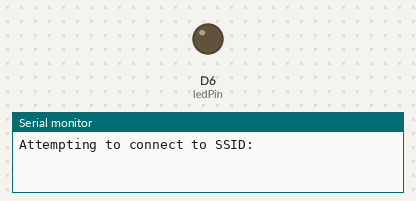
A sketch run on a simulated Arduino MKR. Shown: output pins drawn as LEDs (lit = HIGH), the last lines printed to the serial monitor. WiFi joins after 1.5 s; servers stay silent unless stated; not simulated (calls return 0 or success): arduino_secrets.h.

Above: at 0.1 s.
At 40.1 s:
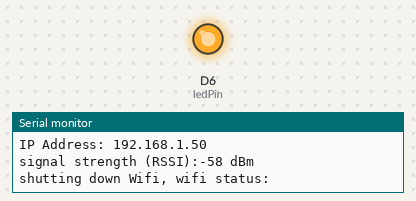
Timing chart, 0 to 121.5 s (numbered marks = the images above):
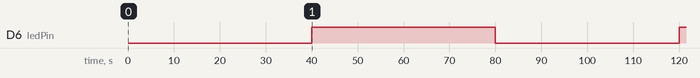

Measured:
- by itself, D6 (ledPin): LOW → HIGH at 40.0 s, → LOW 40.0 s later, → HIGH 40.0 s later

The sketch:

wifi-ble-draft01.ino
```cpp
/*
  WiFi Web Server

 A simple web server that shows the value of the analog input pins.

 This example is written for a network using WPA encryption. For
 WEP or WPA, change the Wifi.begin() call accordingly.

 Circuit:
 * Analog inputs attached to pins A0 through A5 (optional)

 created 13 July 2010
 by dlf (Metodo2 srl)
 modified 31 May 2012
 by Tom Igoe

 */


#include <ArduinoBLE.h>
#include <SPI.h>
#include <WiFiNINA.h>
#include "utility/wifi_drv.h"
#include "arduino_secrets.h"


#include "arduino_secrets.h"
///////please enter your sensitive data in the Secret tab/arduino_secrets.h
char ssid[] = SECRET_SSID;        // your network SSID (name)
char pass[] = SECRET_PASS;    // your network password (use for WPA, or use as key for WEP)


int keyIndex = 0;                 // your network key Index number (needed only for WEP)
int status = WL_IDLE_STATUS;
int myInterval=40000;  // 1000 = wait 1 second
unsigned long myOldTme=0;
const int ledPin = LED_BUILTIN; // set ledPin to on-board LED

WiFiServer server(80);

void setup() {
  pinMode(ledPin, OUTPUT);
  //Initialize serial and wait for port to open:
  Serial.begin(9600);
  while (!Serial) {
    ; // wait for serial port to connect. Needed for native USB port only
  }

  // check for the WiFi module:
  if (WiFi.status() == WL_NO_MODULE) {
    Serial.println("Communication with WiFi module failed!");
    // don't continue
    while (true);
  }

  String fv = WiFi.firmwareVersion();
  if (fv < WIFI_FIRMWARE_LATEST_VERSION) {
    Serial.println("Please upgrade the firmware");
  }

  setupWifi();

}


void loop() {

  myWifi();
  unsigned long myNewTime = millis();
  if ((unsigned long)(myNewTime - myOldTme) >= myInterval) {
    myOldTme = myNewTime;
    digitalWrite(ledPin, !digitalRead(ledPin)); // Toggle the LED on Pin 13 most boards
    Serial.println("shutting down Wifi, wifi status:");
    WiFi.end();
   // status= ;
   // Serial.println(status);
    delay(2000);

    Serial.print("Starting Wifi, wifi status:");
    status = WiFi.begin(ssid, pass);
    server.begin();
    Serial.println(status);

   }

}


void setupWifi(){
    // attempt to connect to Wifi network:
  while (status != WL_CONNECTED) {
    Serial.print("Attempting to connect to SSID: ");
    Serial.println(ssid);
    // Connect to WPA/WPA2 network. Change this line if using open or WEP network:
    status = WiFi.begin(ssid, pass);

    // wait 3 default 10 seconds for connection:
    delay(3000);
  }
  server.begin();
  // you're connected now, so print out the status:
  printWifiStatus();

}


void myWifi(){
  // listen for incoming clients
  WiFiClient client = server.available();
  if (client) {
    Serial.println("new client");
    // an http request ends with a blank line
    boolean currentLineIsBlank = true;
    while (client.connected()) {
      if (client.available()) {
        char c = client.read();
       // Serial.write(c); tons of info done here

        // if you've gotten to the end of the line (received a newline
        // character) and the line is blank, the http request has ended,
        // so you can send a reply
        if (c == '\n' && currentLineIsBlank) {
          // send a standard http response header
          client.println("HTTP/1.1 200 OK");
          client.println("Content-Type: text/html");
          client.println("Connection: close");  // the connection will be closed after completion of the response
          client.println("Refresh: 5");  // refresh the page automatically every 5 sec
          client.println();
          client.println("<!DOCTYPE HTML>");
          client.println("<html>");
          // output the value of each analog input pin
          for (int analogChannel = 0; analogChannel < 6; analogChannel++) {
            int sensorReading = analogRead(analogChannel);
            client.print("analog input ");
            client.print(analogChannel);
            client.print(" is ");
            client.print(sensorReading);
            client.println("<br />");
          }
          client.println("</html>");
          break;
        }
        if (c == '\n') {
          // you're starting a new line
          currentLineIsBlank = true;
        } else if (c != '\r') {
          // you've gotten a character on the current line
          currentLineIsBlank = false;
        }
      }
    }
    // give the web browser time to receive the data
    delay(1);

    // close the connection:
    client.stop();
    Serial.println("client disconnected");
  }
}


void printWifiStatus() {
  // print the SSID of the network you're attached to:
  Serial.print("SSID: ");
  Serial.println(WiFi.SSID());

  // print your board's IP address:
  IPAddress ip = WiFi.localIP();
  Serial.print("IP Address: ");
  Serial.println(ip);

  // print the received signal strength:
  long rssi = WiFi.RSSI();
  Serial.print("signal strength (RSSI):");
  Serial.print(rssi);
  Serial.println(" dBm");
}
```
